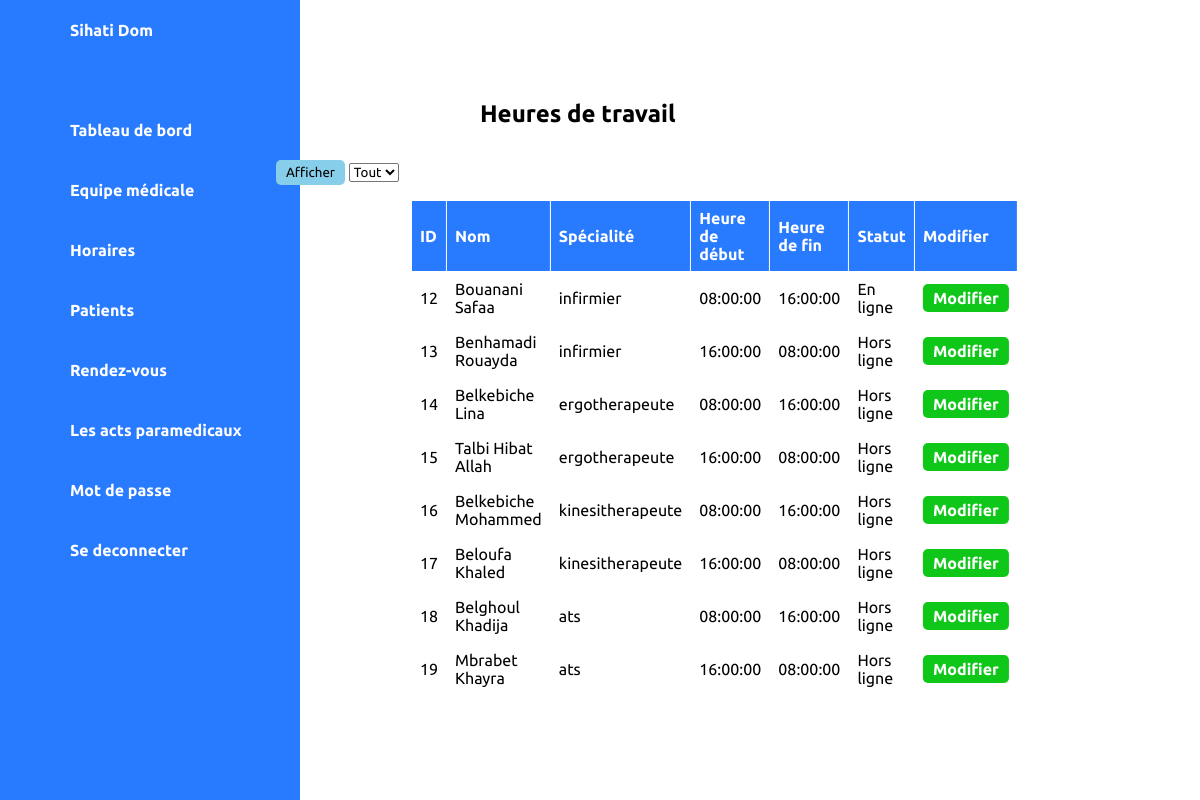
/heures.php, run on the app's committed database.
### tables this page shows
CREATE TABLE `professionnels` (
  `id` int(11) NOT NULL,
  `username` varchar(255) NOT NULL,
  `password` varchar(255) NOT NULL,
  `email` varchar(255) NOT NULL,
  `address` varchar(255) DEFAULT NULL,
  `sex` enum('male','female') NOT NULL,
  `phone` varchar(20) DEFAULT NULL,
  `created_at` timestamp NOT NULL DEFAULT current_timestamp(),
  `usertype` enum('infirmier','ergotherapeute','kinesitherapeute','ats') NOT NULL,
  `start_time` time DEFAULT NULL,
  `end_time` time DEFAULT NULL,
  `statut` varchar(10) DEFAULT 'hors ligne'
);

### heures.php (the view, shortened to what this page needs)
<?php include 'menu.php'; ?>
<!DOCTYPE html>
<html lang="fr">
<head>
    <link rel="stylesheet" href="sty.css">
</head>
<body>
<div class="container">
<div class="topbar">
</div>
<h2>Heures de travail</h2>
<form action="<?php echo htmlspecialchars($_SERVER["PHP_SELF"]); ?>" method="post">
    <input type="submit" value="Afficher" name="submit" class="show-button">
    <select name="nombre" id="nombre" class="select-box">
        <option value="0" <?php if(isset($_POST['nombre']) && $_POST['nombre'] == 0) echo 'selected'; ?>>Tout</option>
    </select>
</form>
    <table border="1" id="tableauHeures">
    <?php
$servername = "localhost";
$usernameDB = "root";
$passwordDB = "";
$dbname = "user";
$conn = new mysqli($servername, $usernameDB, $passwordDB, $dbname);
$sql_count = "SELECT COUNT(*) AS total_professionnels FROM professionnels";
$result_count = $conn->query($sql_count);
$total_professionnels = 0;
if ($result_count->num_rows > 0) {
    $row = $result_count->fetch_assoc();
    $total_professionnels = $row["total_professionnels"];
}
if ($total_professionnels == 0) {
    $output = "<tr><td colspan='7'>Aucun professionnel trouvé</td></tr>";
} else {
    $selected_value = isset($_POST['nombre']) ? $_POST['nombre'] : 0;
    $limit = ($selected_value > 0) ? $selected_value : $total_professionnels;
    $sql = "SELECT id, username, usertype, start_time, end_time, statut FROM professionnels ORDER BY id ASC LIMIT $limit";
    $result = $conn->query($sql);
    if ($result->num_rows > 0) {
        $output = "<tr>
                        <th>ID</th>
                        <th>Nom</th>
                        <th>Spécialité</th>
                        <th>Heure de début</th>
                        <th>Heure de fin</th>
                        <th>Statut</th>
                        <th>Modifier</th>
                    </tr>";
        while ($row = $result->fetch_assoc()) {
            $statut = ($row["statut"] == 'en ligne') ? 'En ligne' : 'Hors ligne';
            $output .= "<tr>";
            $output .= "<td>" . $row["id"] . "</td>";
            $output .= "<td>" . $row["username"] . "</td>";
            $output .= "<td>" . $row["usertype"] . "</td>";
            $output .= "<td>" . $row["start_time"] . "</td>";
            $output .= "<td>" . $row["end_time"] . "</td>";
            $output .= "<td>" . $statut . "</td>";
            $output .= "<td><a href='modifier_heurs.php?id=" . $row["id"] . "' class='modifier-link'>Modifier</a></td>";
            $output .= "</tr>";
        }
    }
}
echo $output;
?>
    </table>
</div>
</body>
</html>

### styl.css (style rules this page uses)
* { margin: 0; padding: 0; box-sizing: border-box; font-family: 'Ubuntu' , sans-serif; }
:root { --blue: #287bff; --white:#fff; --grey: #f5f5f5; --black1: #222; --black2: #999; }
body { min-height: 100vh; overflow-x:hidden; }
.container { position: relative; width: 100%; }
.topbar { width: 100%; height: 60px; display: flex; justify-content: space-between; align-items: center; padding: 0 10px; }

### sty.css (style rules this page uses)
.show-button { background-color: #87CEEB; color: black; border: none; padding: 5px 10px; border-radius: 5px; margin-top: 40px; left:23%; position: relative; top: 60px; }
.select-box { background-color: white; color: black; border: yes; padding: 0px 0px; border-radius: 2px; margin-top: 40px; margin-right: 10px; position: relative; left: 23%; top: 60px; }
h2 { position: absolute; top: 100px; left: calc(50% - 43%); width: 50%; left: 40%; }
table { margin: 75px auto; position: absolute; left: 57%; transform: translateX(-45%); border-collapse: collapse; }
th, td { border: 1px solid white; padding: 8px; text-align: left; }
th { background-color: #287bff; color: white ; font-weight: bold; }
tr:nth-child(odd) { background-color: white; }
a { color: #287bff; text-decoration: none; font-weight: bold; }
.modifier-link { background-color: #0fc718; color: white; border: none; padding: 5px 10px; border-radius: 5px; cursor: pointer; text-decoration: none; }

### data on the page
professionnels: id "12", username "Bouanani Safaa", usertype "infirmier", start_time "08:00:00", end_time "16:00:00", statut "En ligne"
professionnels: id "13", username "Benhamadi Rouayda", usertype "infirmier", start_time "16:00:00", end_time "08:00:00", statut "Hors ligne"
professionnels: id "14", username "Belkebiche Lina", usertype "ergotherapeute", start_time "08:00:00", end_time "16:00:00", statut "Hors ligne"
professionnels: id "15", username "Talbi Hibat Allah", usertype "ergotherapeute", start_time "16:00:00", end_time "08:00:00", statut "Hors ligne"
professionnels: id "16", username "Belkebiche Mohammed", usertype "kinesitherapeute", start_time "08:00:00", end_time "16:00:00", statut "Hors ligne"
professionnels: id "17", username "Beloufa Khaled", usertype "kinesitherapeute", start_time "16:00:00", end_time "08:00:00", statut "Hors ligne"
professionnels: id "18", username "Belghoul Khadija", usertype "ats", start_time "08:00:00", end_time "16:00:00", statut "Hors ligne"
professionnels: id "19", username "Mbrabet Khayra", usertype "ats", start_time "16:00:00", end_time "08:00:00", statut "Hors ligne"
